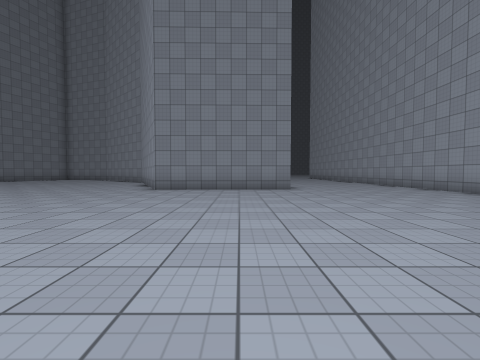
[1] (above)

16 first-person views from a walk through a Unity game level. The camera is 1.2 m above the floor, tilts 2° down and sees 90° across. The floor is counted in squares, 2 m on a side. Each view is taken from the middle of a square. On the plan, view 1 faces up. The plan holds only what a view shows up to about 9 squares ahead; the rest is blank. The place goes on beyond the plan. The player is left out. Surface patterns are stand-ins for the level's own textures.

[2]
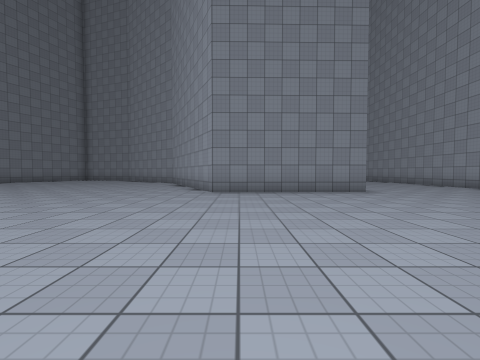

[3]
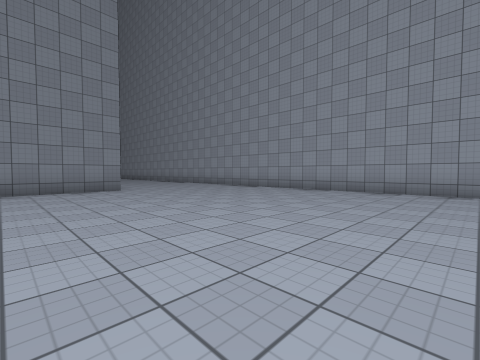

[4]
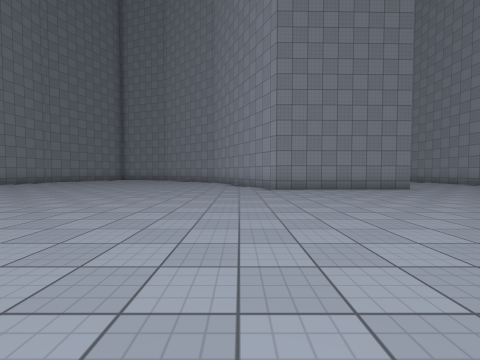

[5]
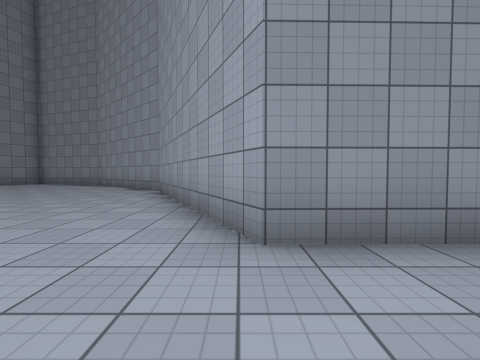

[6]
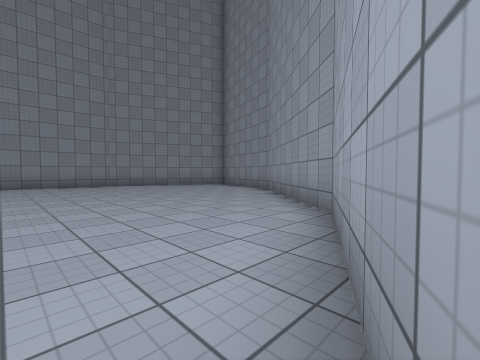

[7]
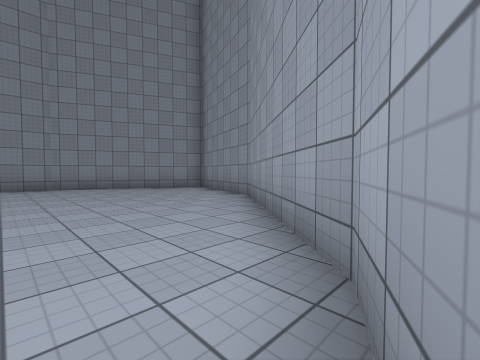

[8]
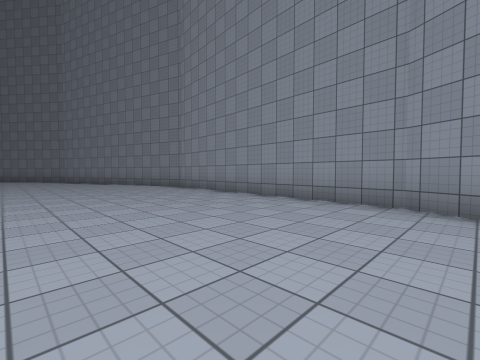

[9]
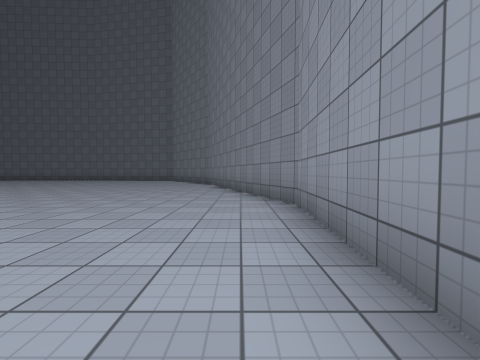

[10]
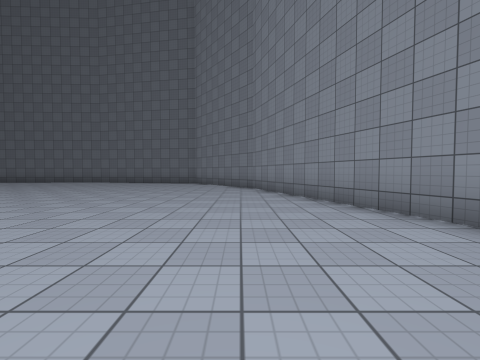

[11]
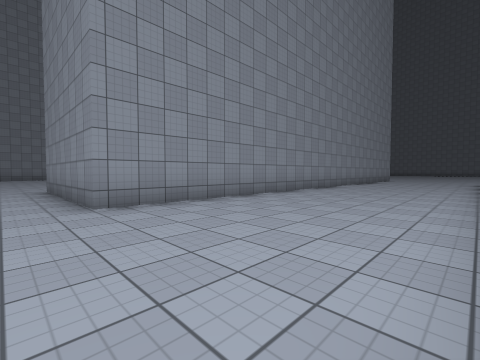

[12]
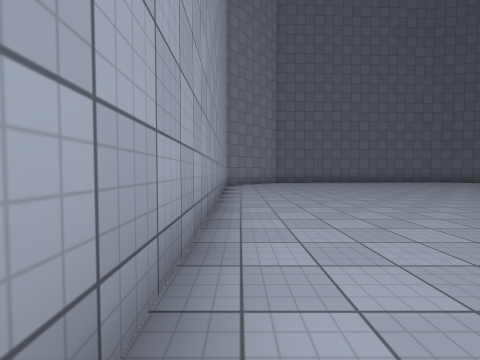

[13]
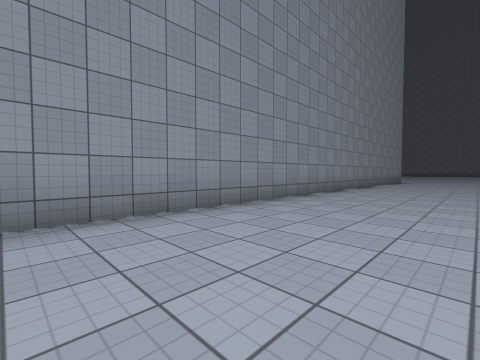

[14]
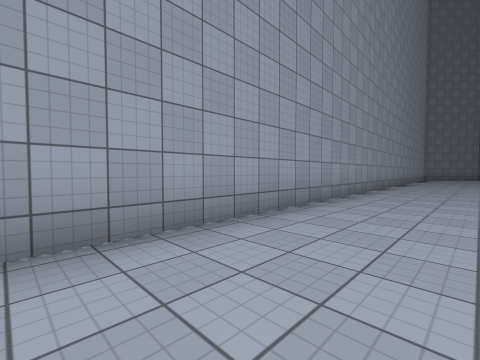

[15]
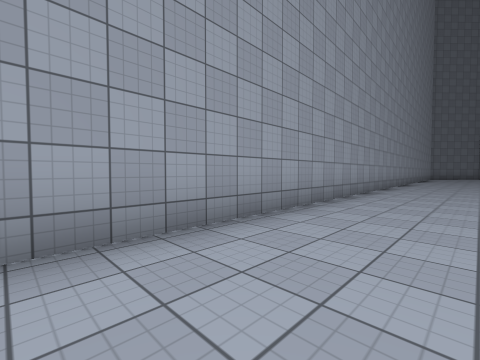

[16]
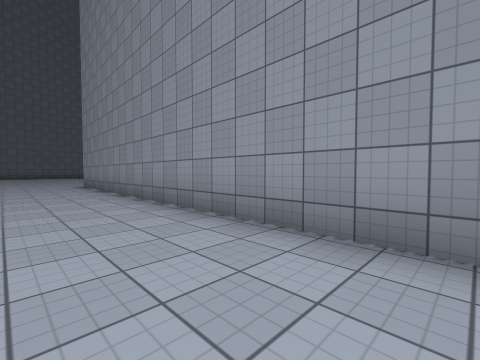

### Floor plan
Key: @ floor where view 1 was taken; # wall or solid block; . floor.
Columns run from 15 left of view 1 to 7 right of it. Each row starts with its distance up from view 1.
 20                    ..
 19                 #.....#
 18   ###           #.....#
 17  ##.####        #.....#
 16  #.....##       #.....#
 15 ##......##      #.....#
 14 #........##     #.....#
 13 #.........##    #.....#
 12 #..........#    #.....#
 11 #..........##   #.....#
 10 #...........#   #.....#
  9 #...........##  #.....#
  8 #............####.....#
  7 #.....................#
  6 #.....................#
  5 #.....................#
  4 #.....................#
  3 ##....................#
  2  #....................#
  1  #....................#
  0  ##.........  .@......#
 -1   #......... .........#
 -2   #......... .........#

Where each view was taken, in squares from view 1:
view 1: 0 up, 0 right, facing up
view 2: 1 up, 2 left, facing up
view 3: 0 up, 1 left, facing up-right
view 4: 0 up, 4 left, facing up
view 5: 6 up, 3 left, facing up
view 6: 10 up, 4 left, facing up-left
view 7: 12 up, 5 left, facing up-left
view 8: 14 up, 10 left, facing down-left
view 9: 10 up, 14 left, facing down
view 10: 7 up, 12 left, facing down
view 11: 7 up, 6 right, facing up-left
view 12: 7 up, 6 right, facing down
view 13: 9 up, 5 right, facing up-left
view 14: 16 up, 4 right, facing down-right
view 15: 19 up, 4 right, facing down-right
view 16: 19 up, 4 right, facing down-left
